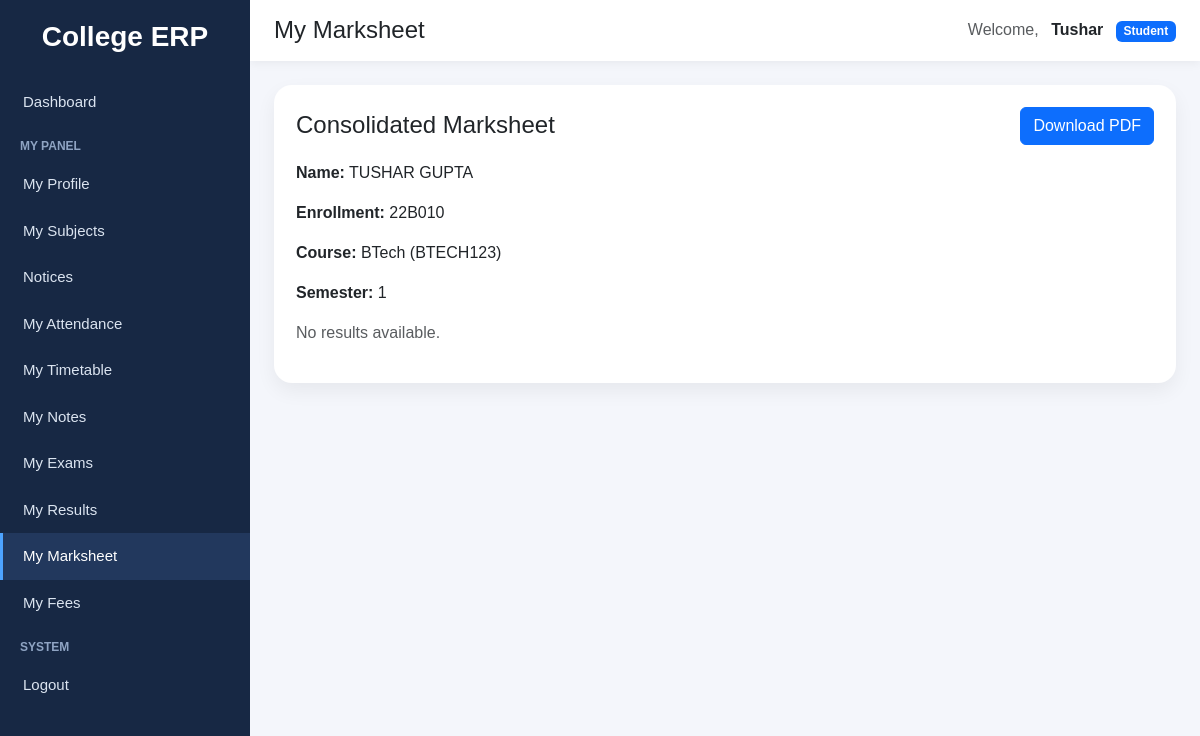
/exams/marksheet/ (signed in), run on the app's committed database.
### accounts/models.py (models this page shows, shortened)
class CustomUser(AbstractUser):
    ROLE_CHOICES = (
        ("student", "Student"),
        ("faculty", "Faculty"),
        ("admin", "Admin"),
    )
    role = models.CharField(max_length=20, choices=ROLE_CHOICES)
    groups = models.ManyToManyField(
        Group,
        blank=True,
        related_name="customuser_set",
        related_query_name="customuser"
    )
    user_permissions = models.ManyToManyField(
        Permission,
        blank=True,
        related_name="customuser_permissions_set",
        related_query_name="customuser_permission"
    )

### students/models.py (models this page shows, shortened)
class Student(models.Model):
    GENDER_CHOICES = (
        ('Male', 'Male'),
        ('Female', 'Female'),
        ('Other', 'Other'),
    )
    SEMESTER_CHOICES = (
        (1, 'Semester 1'),
        (2, 'Semester 2'),
        (3, 'Semester 3'),
        (4, 'Semester 4'),
        (5, 'Semester 5'),
        (6, 'Semester 6'),
        (7, 'Semester 7'),
        (8, 'Semester 8'),
    )
    YEAR_CHOICES = (
        (1, '1st Year'),
        (2, '2nd Year'),
        (3, '3rd Year'),
        (4, '4th Year'),
    )
    user = models.OneToOneField(
        settings.AUTH_USER_MODEL,
        on_delete=models.CASCADE,
        related_name='student_profile'
    )
    name = models.CharField(max_length=150)
    enrollment_number = models.CharField(max_length=50, unique=True)
    roll_number = models.CharField(max_length=50, unique=True, blank=True, null=True)
    department = models.ForeignKey(
        Department,
        on_delete=models.CASCADE,
        related_name='students',
        null=True,
        blank=True
    )
    course = models.CharField(max_length=100, blank=True, null=True)
    course_fk = models.ForeignKey(
        Course,
        on_delete=models.SET_NULL,
        related_name='student_profiles',
        null=True,
        blank=True
    )
    semester = models.PositiveSmallIntegerField(choices=SEMESTER_CHOICES, default=1)
    year = models.PositiveSmallIntegerField(choices=YEAR_CHOICES, default=1)
    section = models.CharField(max_length=20, blank=True, null=True)
    phone = models.CharField(max_length=15, blank=True, null=True)
    address = models.TextField(blank=True, null=True)
    date_of_birth = models.DateField(blank=True, null=True)
    gender = models.CharField(max_length=10, choices=GENDER_CHOICES, blank=True, null=True)
    photo = models.ImageField(upload_to='students/', blank=True, null=True)
    admission_date = models.DateField(blank=True, null=True)
    created_at = models.DateTimeField(auto_now_add=True, null=True, blank=True)
    updated_at = models.DateTimeField(auto_now=True, null=True, blank=True)
    class Meta:
        ordering = ['name']

### courses/models.py (models this page shows)
class Course(models.Model):
    name = models.CharField(max_length=100, unique=True)
    code = models.CharField(max_length=20, unique=True)
    department = models.ForeignKey(
        Department,
        on_delete=models.CASCADE,
        related_name="courses"
    )
    duration = models.PositiveIntegerField(default=3)
    faculty = models.ForeignKey(
        "faculty.Faculty",
        on_delete=models.SET_NULL,
        null=True,
        blank=True,
        related_name="assigned_courses"
    )
    created_at = models.DateTimeField(auto_now_add=True)
    class Meta:
        ordering = ["name"]
    def __str__(self):
        return f"{self.name} ({self.code})"

### exams/views.py (the view)
# urls.py: path('marksheet/', views.consolidated_marksheet, name='consolidated_marksheet'),
@login_required
def consolidated_marksheet(request):
    student = Student.objects.filter(user=request.user).first()
    if not student:
        messages.error(request, "Student profile not found.")
        return redirect('dashboard')
    results = Result.objects.select_related(
        'exam',
        'subject_assignment',
        'subject_assignment__subject'
    ).filter(
        student=student
    ).order_by('subject_assignment__subject__name', 'exam__title')
    grouped = {}
    for item in results:
        subject_name = item.subject_assignment.subject.name if item.subject_assignment else '-'
        if subject_name not in grouped:
            grouped[subject_name] = []
        grouped[subject_name].append(item)
    return render(request, 'exams/consolidated_marksheet.html', {
        'student': student,
        'grouped': grouped
    })

### notices/context_processors.py (called while the page is built)
def latest_notices(request):
    if not request.user.is_authenticated:
        return {"latest_notices": []}
    notices = get_visible_notices_for_user(request.user)[:5]
    return {"latest_notices": notices}

### exams/templates/exams/consolidated_marksheet.html (shortened to what this page needs)
{% extends "base.html" %}
{% block page_title %}My Marksheet{% endblock %}
{% block content %}
<div class="page-card">
    <div class="d-flex justify-content-between align-items-center mb-3">
        <h4 class="mb-0">Consolidated Marksheet</h4>
        <a href="{% url 'marksheet_pdf' %}" class="btn btn-primary">Download PDF</a>
    </div>
    <p><strong>Name:</strong> {{ student.name }}</p>
    <p><strong>Enrollment:</strong> {{ student.enrollment_number }}</p>
    <p><strong>Course:</strong> {{ student.course_fk }}</p>
    <p><strong>Semester:</strong> {{ student.semester }}</p>
    {% for subject, items in grouped.items %}
        <div class="mt-4">
            <h5>{{ subject }}</h5>
            <table class="table table-bordered table-striped">
                <thead>
                    <tr>
                        <th>Exam</th>
                        <th>Marks</th>
                        <th>Percentage</th>
                        <th>Grade</th>
                        <th>Remarks</th>
                    </tr>
                </thead>
                <tbody>
                    {% for item in items %}
                    <tr>
                        <td>{{ item.exam.title }}</td>
                        <td>{{ item.marks_obtained }} / {{ item.exam.total_marks }}</td>
                        <td>{{ item.percentage }}%</td>
                        <td>{{ item.grade }}</td>
                        <td>{{ item.remarks|default:"-" }}</td>
                    </tr>
                    {% endfor %}
                </tbody>
            </table>
        </div>
    {% empty %}
        <p class="text-muted">No results available.</p>
    {% endfor %}
</div>
{% endblock %}

### templates/base.html (shortened to what this page needs)
<!DOCTYPE html>
<html lang="en">
<head>
    <link href="https://cdn.jsdelivr.net/npm/bootstrap@5.3.3/dist/css/bootstrap.min.css" rel="stylesheet">
</head>
<body>
<div class="sidebar">
    <h3>College ERP</h3>
    {% if request.user.is_authenticated %}
        {% if request.user.is_superuser or request.user.role == 'admin' %}
            <a href="/dashboard/" class="{% if '/dashboard' in request.path or request.path == '/' %}active-link{% endif %}">
                Dashboard
            </a>
            <div class="sidebar-section-title">Management</div>
            <a href="{% url 'student_list' %}" class="{% if '/students/' in request.path %}active-link{% endif %}">
                Students
            </a>
            <a href="{% url 'faculty_list' %}" class="{% if '/faculty/' in request.path %}active-link{% endif %}">
                Faculty
            </a>
            <a href="/courses/" class="{% if '/courses/' in request.path %}active-link{% endif %}">
                Courses
            </a>
            <a href="/departments/" class="{% if '/departments/' in request.path %}active-link{% endif %}">
                Departments
            </a>
            <div class="sidebar-section-title">Academics</div>
            <a href="/subjects/" class="{% if '/subjects/' in request.path and '/subjects/assignments/' not in request.path and '/subjects/my/' not in request.path %}active-link{% endif %}">
                Subjects
            </a>
            <a href="{% url 'subject_assignment_list' %}" class="{% if '/subjects/assignments/' in request.path %}active-link{% endif %}">
                Subject Assignments
            </a>
            <a href="{% url 'notice_list' %}" class="{% if '/notices/' in request.path %}active-link{% endif %}">
                Notices
            </a>
            <a href="{% url 'attendance_list' %}" class="{% if '/attendance/' in request.path %}active-link{% endif %}">
                Attendance
            </a>
            <a href="{% url 'timetable_list' %}" class="{% if '/timetable/' in request.path and '/timetable/faculty/' not in request.path and '/timetable/student/' not in request.path %}active-link{% endif %}">
                Timetable
            </a>
            <a href="/exams/" class="{% if '/exams/' in request.path and '/exams/results/' not in request.path %}active-link{% endif %}">
                Exams
            </a>
            <a href="{% url 'exam_schedule_list' %}" class="{% if '/exams/schedule/' in request.path %}active-link{% endif %}">
                Exam Schedule
            </a>
            <a href="{% url 'result_list' %}" class="{% if '/exams/results/list/' in request.path %}active-link{% endif %}">
                Results
            </a>
            <a href="{% url 'fee_structure_list' %}" class="{% if '/finance/structures/' in request.path %}active-link{% endif %}">
                Fee Structures
            </a>
            <a href="{% url 'promote_student_fee' %}" class="{% if '/finance/promote/' in request.path %}active-link{% endif %}">
                Promote Fees
            </a>
            <a href="{% url 'student_fee_list' %}" class="{% if '/finance/students/' in request.path %}active-link{% endif %}">
                Student Fees
            </a>
        {% elif request.user.role == 'student' %}
            <a href="/dashboard/" class="{% if '/dashboard' in request.path or request.path == '/' %}active-link{% endif %}">
                Dashboard
            </a>
            <div class="sidebar-section-title">My Panel</div>
            <a href="{% url 'my_student_profile' %}" class="{% if '/students/profile/' in request.path %}active-link{% endif %}">
                My Profile
            </a>
            <a href="{% url 'my_subjects' %}" class="{% if '/subjects/my/' in request.path %}active-link{% endif %}">
                My Subjects
            </a>
            <a href="{% url 'notice_list' %}" class="{% if '/notices/' in request.path %}active-link{% endif %}">
                Notices
            </a>
            <a href="{% url 'my_attendance' %}" class="{% if '/attendance/my/' in request.path %}active-link{% endif %}">
                My Attendance
            </a>
            <a href="{% url 'student_timetable' %}" class="{% if '/timetable/student/' in request.path %}active-link{% endif %}">
                My Timetable
            </a>
            <a href="{% url 'student_note_list' %}" class="{% if '/notes/student/' in request.path %}active-link{% endif %}">
                My Notes
            </a>
            <a href="{% url 'student_exam_schedule' %}" class="{% if '/exams/my-exams/' in request.path %}active-link{% endif %}">
                My Exams
            </a>
            <a href="{% url 'student_result_list' %}" class="{% if '/exams/results/student/' in request.path %}active-link{% endif %}">
                My Results
            </a>
            <a href="{% url 'consolidated_marksheet' %}" class="{% if '/exams/marksheet/' in request.path %}active-link{% endif %}">
                My Marksheet
            </a>
            <a href="{% url 'my_fees' %}" class="{% if '/finance/my-fees/' in request.path %}active-link{% endif %}">
                My Fees
            </a>
        {% endif %}
        <div class="sidebar-section-title">System</div>
        <form method="post" action="/accounts/logout/" style="margin:0;">
            <button type="submit" class="sidebar-logout-btn">Logout</button>
        </form>
    {% endif %}
</div>
<div class="main-content">
    <div class="topbar d-flex justify-content-between align-items-center">
        <h4 class="mb-0">{% block page_title %}College ERP{% endblock %}</h4>
        <div>
            {% if request.user.is_authenticated %}
                <span class="me-2 text-muted">Welcome,</span>
                <strong>{{ request.user.username }}</strong>
                {% if request.user.is_superuser %}
                    <span class="badge bg-danger ms-2">Admin</span>
                {% elif request.user.role %}
                    <span class="badge bg-primary ms-2">{{ request.user.role|title }}</span>
                {% endif %}
            {% endif %}
        </div>
    </div>
    <div class="content-area">
        {% block content %}{% endblock %}
    </div>
</div>
</body>
</html>

### templates/base.html (style rules this page uses)
body { background-color: #f4f6fb; margin: 0; padding: 0; font-family: Arial, sans-serif; }
.sidebar { width: 250px; min-height: 100vh; background: #172844; color: white; position: fixed; top: 0; left: 0; padding-top: 20px; }
.sidebar h3 { text-align: center; margin-bottom: 25px; font-weight: 700; }
.sidebar a { color: #dbe4f0; text-decoration: none; display: block; padding: 12px 20px; font-size: 15px; border-left: 3px solid transparent; }
.sidebar a:hover, .sidebar a.active-link { background: #22385d; color: white; border-left: 3px solid #4da3ff; }
.sidebar-section-title { font-size: 12px; color: #8fa4c3; padding: 12px 20px 6px; text-transform: uppercase; font-weight: bold; }
.sidebar-logout-btn { color: #dbe4f0; text-decoration: none; display: block; padding: 12px 20px; font-size: 15px; border: none; background: none; width: 100%; text-align: left; border-left: 3px solid transparent; }
.main-content { margin-left: 250px; min-height: 100vh; }
.topbar { background: white; padding: 16px 24px; box-shadow: 0 2px 10px rgba(0,0,0,0.06); }
.content-area { padding: 24px; }
.page-card { background: white; border-radius: 18px; padding: 22px; box-shadow: 0 8px 20px rgba(0,0,0,0.06); }

### data on the page
CustomUser: user.username "Tushar", user.role "Student"
Student: name "TUSHAR GUPTA", enrollment_number "22B010", course_fk "BTech (BTECH123)", semester "1"
